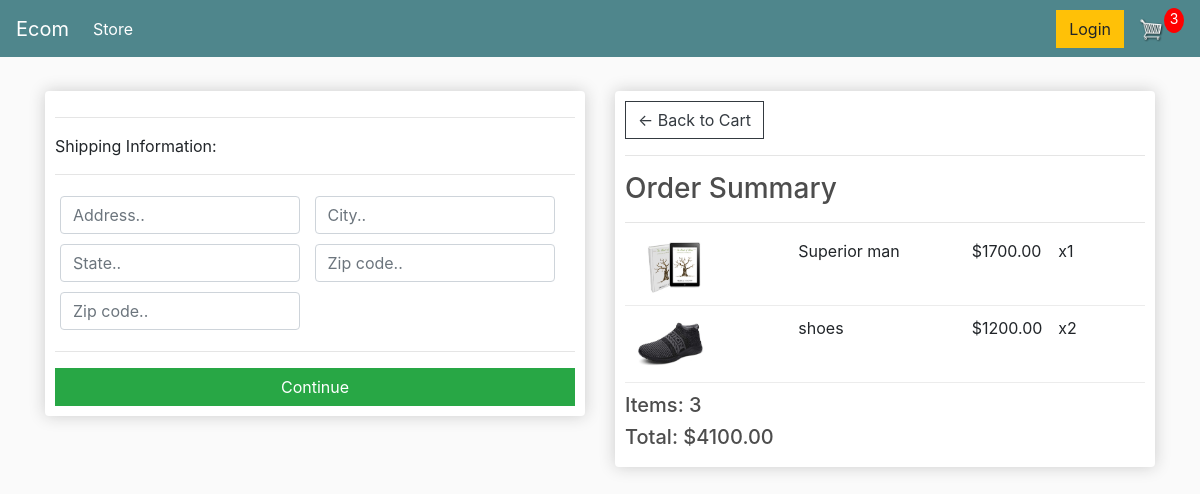
/checkout/ (signed in), run on an earlier commit of the app's database.
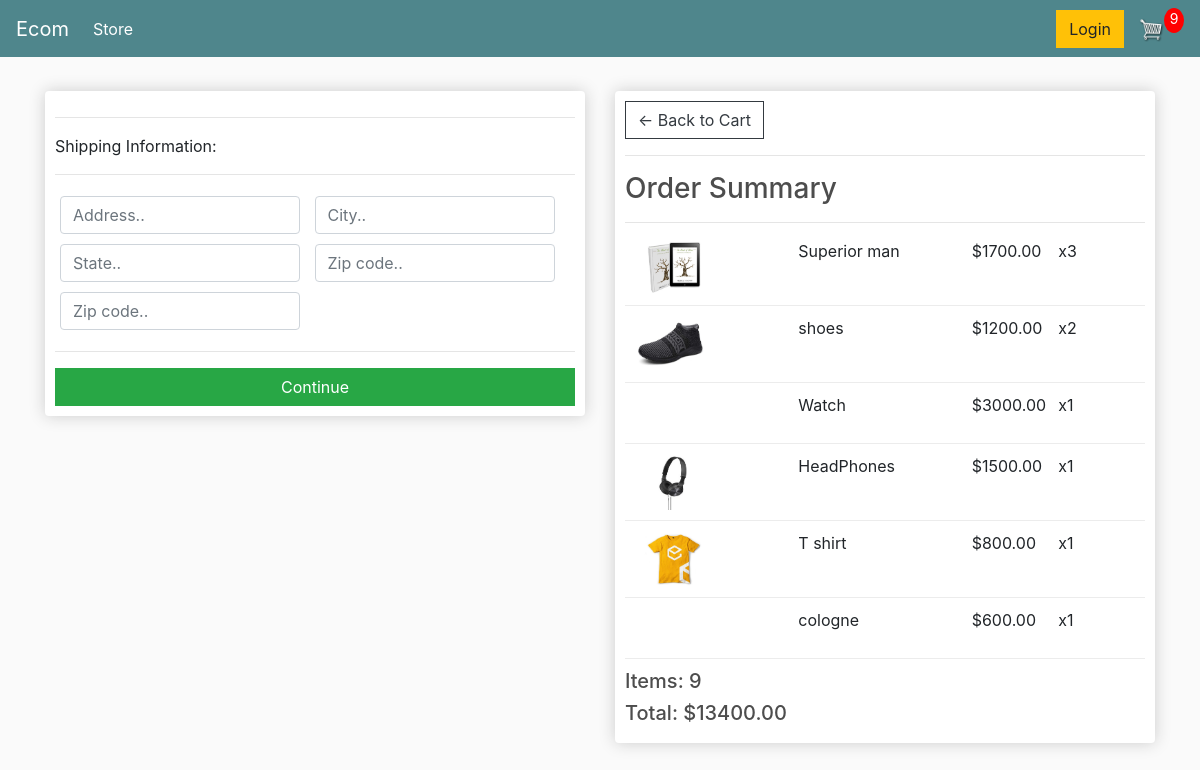
And on a later commit of the database.
### store/models.py (models this page shows, shortened)
class OrderItem( models.Model ):
    product = models.ForeignKey( Product, on_delete=models.SET_NULL, null=True )
    order = models.ForeignKey( Order, on_delete=models.SET_NULL, null=True )
    quantity = models.IntegerField( default=0, null=True, blank=True )
    date_added = models.DateTimeField( auto_now_add=True )
    @property
    def get_total(self):
        total = self.product.price * self.quantity
        return total

class Product( models.Model ):
    name = models.CharField( max_length=200 )
    price = models.FloatField()
    digital = models.BooleanField( default=False, null=True, blank=True )
    image = models.ImageField( null=True, blank=True )
    @property
    def imageURL(self):
        try:
            url = self.image.url
        except:
            url = ''
        return url

class Order( models.Model ):
    customer = models.ForeignKey( Customer, on_delete=models.SET_NULL, null=True, blank=True )
    date_ordered = models.DateTimeField( auto_now_add=True )
    complete = models.BooleanField( default=False )
    transaction_id = models.CharField( max_length=100, null=True )
    @property
    def shipping(self):
        shipping = False
        orderitems = self.orderitem_set.all()
        for i in orderitems:
            if i.product.digital == False:
                shipping = True
        return shipping
    @property
    def get_cart_total(self):
        orderitems = self.orderitem_set.all()
        total = sum( [item.get_total for item in orderitems] )
        return total
    @property
    def get_cart_items(self):
        orderitems = self.orderitem_set.all()
        total = sum( [item.quantity for item in orderitems] )
        return total

### store/views.py (the view)
# urls.py: path('checkout/', views.checkout, name="checkout"),
def checkout(request):
    data = cartData( request )
    cartItems = data['cartItems']
    order = data['order']
    items = data['items']
    context = {'items': items, 'order': order, 'cartItems': cartItems}
    return render( request, 'store/checkout.html', context )

### store/utils.py (called while the page is built)
def cartData(request):
    if request.user.is_authenticated:
        customer = request.user.customer
        order, created = Order.objects.get_or_create( customer=customer, complete=False )
        items = order.orderitem_set.all()
        cartItems = order.get_cart_items
    else:
        cookieData = cookieCart( request )
        cartItems = cookieData['cartItems']
        order = cookieData['order']
        items = cookieData['items']
    return {'cartItems': cartItems, 'order': order, 'items': items}

### store/templates/store/checkout.html (shortened to what this page needs)
{% extends 'store/main.html' %}
{% load static %}
{% block content %}
     <div class="row">
		<div class="col-lg-6">
			<div class="box-element" id="form-wrapper">
				<form id="form">
					<div id="shipping-info">
						<hr>
						<p>Shipping Information:</p>
						<hr>
						<div class="form-field">
							<input class="form-control" type="text" name="address" placeholder="Address..">
						</div>
						<div class="form-field">
							<input class="form-control" type="text" name="city" placeholder="City..">
						</div>
						<div class="form-field">
							<input class="form-control" type="text" name="state" placeholder="State..">
						</div>
						<div class="form-field">
							<input class="form-control" type="text" name="zipcode" placeholder="Zip code..">
						</div>
						<div class="form-field">
							<input class="form-control" type="text" name="country" placeholder="Zip code..">
						</div>
					</div>
					<hr>
					<input id="form-button" class="btn btn-success btn-block" type="submit" value="Continue">
				</form>
			</div>
			<br>
		</div>
		<div class="col-lg-6">
			<div class="box-element">
				<a  class="btn btn-outline-dark" href="{% url 'cart' %}">&#x2190; Back to Cart</a>
				<hr>
				<h3>Order Summary</h3>
				<hr>
				{% for item in items %}
				<div class="cart-row">
					<div style="flex:2"><img class="row-image" src="{{item.product.imageURL}}"></div>
					<div style="flex:2"><p>{{item.product.name}}</p></div>
					<div style="flex:1"><p>${{item.product.price|floatformat:2}}</p></div>
					<div style="flex:1"><p>x{{item.quantity}}</p></div>
				</div>
				{% endfor %}
				<h5>Items:   {{order.get_cart_items}}</h5>
				<h5>Total:   ${{order.get_cart_total|floatformat:2}}</h5>
			</div>
		</div>
	</div>
{% endblock content %}

What changed in the data, as far as the page shows it:
changed OrderItem "Superior man": quantity "1" → "3"
added OrderItem: product.name "Watch", product.price "3000.00", quantity "1"
added OrderItem: product.imageURL (picture), product.name "HeadPhones", product.price "1500.00", quantity "1"
added OrderItem: product.imageURL (picture), product.name "T shirt", product.price "800.00", quantity "1"
added OrderItem: product.name "cologne", product.price "600.00", quantity "1"
changed through a linked row, Order: get_cart_items "3" → "9"; get_cart_total "4100.00" → "13400.00"
Also different on the page:
{{ cartItems }}: "3" → "9"
